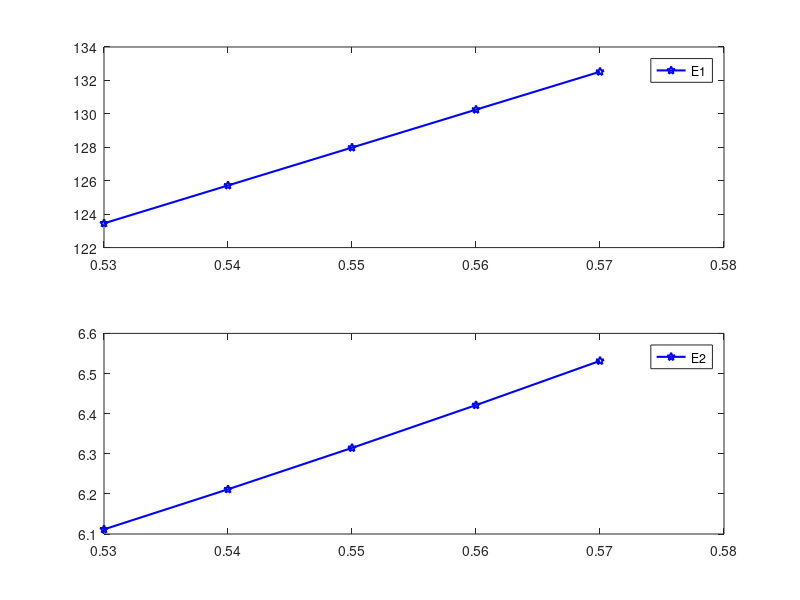
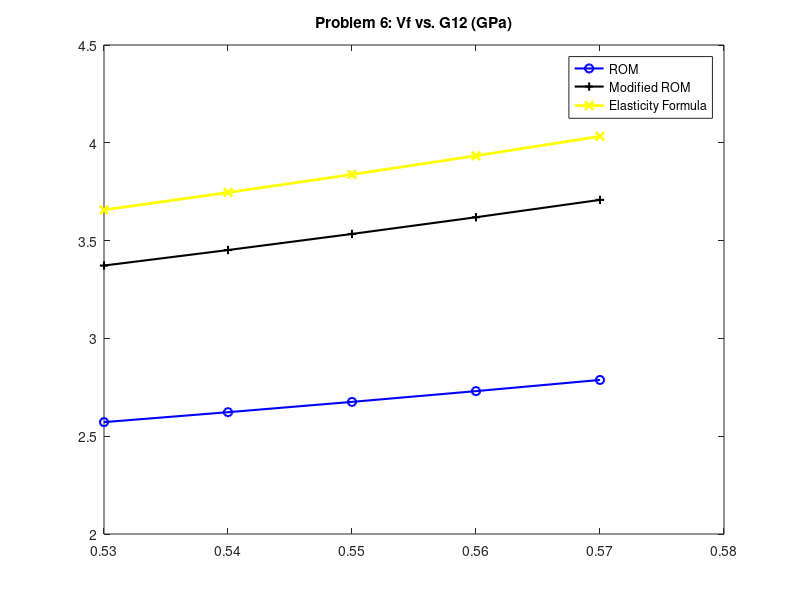
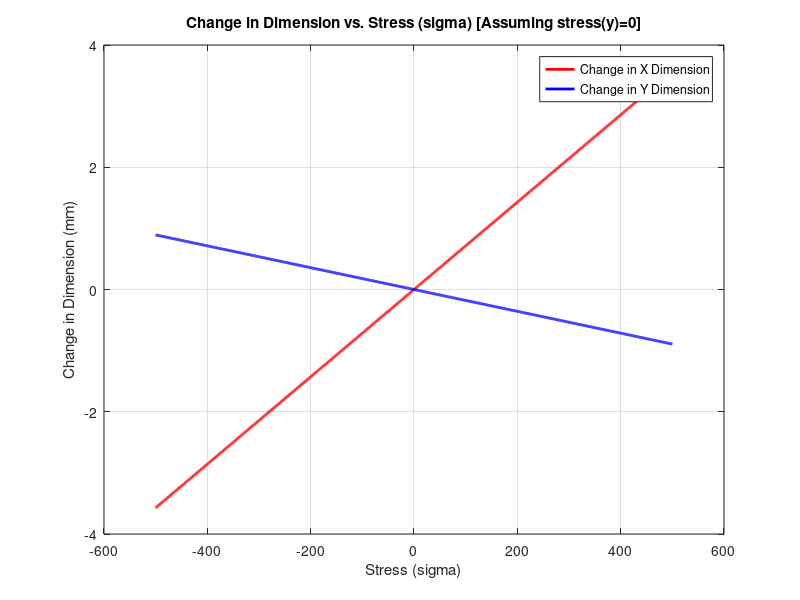

Write MATLAB code to recreate these figures, in order.
% %%                               AF 6                                    %%
clc

fprintf('\n');
disp('Materiales Compuestos 2')
disp('EMC');
disp('Jesus Antonio Ramirez Alpizar - 2077851');
disp('Fecha: 02 / Octubre / 2024');
fprintf('\n');    

disp('Universidad Autonoma de Nuevo Leon');
disp('Facultad de Ingenieria Mecanica y Electrica');
disp('Instructor: Israel De Santiago Talavera')
disp('Ciclo: Ago-Dic 2024');
disp('Grupo: 001');
disp('Horario: Viernes V4 - V6');
fprintf('\n\n\n');
disp('---------------------------------------------------');
fprintf('\n\n\n');

close all

%% Problem 5 %%
clear
Ef1 = 230E9; % Pa
Ef2 = 25E9; % Pa
nuf12 = 0.22;
Em = 3.3E9; % Pa
num = 0.35;
Vf = 0.53:0.01:0.57;
Vm = 1-Vf;

% The simple rule-of-mixtures formula:
% inv(E2) = Vf / Ef2 + Vm / Em
E2 = 1./(Vf./Ef2 + Vm./Em).*1e-09; % GPa

E1 = (Ef1.*Vf + Em.*Vm).*1e-09; % GPa


figure('Name', 'Problem 5');
subplot(2,1,1)
plot(Vf,E1,'b-', 'LineWidth', 1.5,'Marker', 'pentagram')
hold on
legend('E1')

subplot(2,1,2)
plot(Vf,E2,'b-', 'LineWidth', 1.5,'Marker', 'pentagram')
legend('E2')

disp('Problema 5')
fprintf('Para Vf = %.2f\n',Vf(2))
fprintf('E1 = %.4f GPa\n',E1(2))
fprintf('E2 = %.4f GPa\n\n\n\n',E2(2))


%% Problema 6
clear
Gf12 = 28.3E9; %GPa
Gm = 1.27E9; %GPa
Vf = 0.53:0.01:0.57;
Vm = 1-Vf;

% (a) The simple rule-of-mixtures formula:
% inv(G12) = Vf / Gf12 + Vm / Gm
G12a = 1 ./ (Vf./Gf12 + Vm./Gm).*1E-09; % GPa

% (b) The modified rule-of-mixtures formula with etaPrime = 0.6.
% inv(G12) = (Vf / Gf12 + etaPrime*Vm / Gm) / (Vf + etaPrime*Vm)
etaPrime = 0.6;
G12b = (1./((Vf./Gf12 + etaPrime.*Vm./Gm) ./ (Vf + etaPrime.*Vm))).*1E-9; % GPa

% (c) The elasticity formula.
G12c = Gm .* ((Gm + Gf12) - Vf.*(Gm - Gf12)) ./ ((Gm + Gf12) + Vf .* (Gm - Gf12)) .* 1E-09; % GPa

figure('Name', 'Problem 6');
plot(Vf,G12a,'b-', 'LineWidth', 1.5,'Marker', 'o')
hold on
plot(Vf,G12b,'k-', 'LineWidth', 1.5,'Marker', '+')
plot(Vf,G12c,'y-', 'LineWidth', 2,'Marker', 'x')
legend('ROM','Modified ROM','Elasticity Formula')
title 'Problem 6: Vf vs. G12 (GPa)'

selInd = length(Vf);
disp('Problema 6')
fprintf('Las condiciones se cumplen en las 3 aproximaciones cuando Vf = %.2f\n',Vf(selInd))
fprintf('ROM -> %.4f\n',G12a(selInd))
fprintf('Modified ROM -> %.4f\n',G12b(selInd))
fprintf('Elasticity formula -> %.4f\n\n\n\n\n',G12c(selInd))

%% Problema 7
clear
E1 = 181E09;   % Pa
E2 = 10.30E09; % Pa 
% E3 = E2;       % Transverse modulus E3 (Pa)
nu12 = 0.28;
G12 = 7.17E09; % Pa

sigmaX = 230E06;   % Pa
sigmaY = -50E06;   % Pa
tauXY =  -45E06;   % Pa
sigma = [sigmaX; sigmaY; tauXY]; % Stress tensor (Pa)

% nu21 = E2 / E1 * nu12; % Poisson's ratio nu21

thetaDeg = 0;                         % Orientation angles (Deg)
theta = deg2rad(thetaDeg);            % Orientation angles (Rad)

% Calculate the reduced compliance matrix
S = [1/E1     -nu12/E1  0; ...
    -nu12/E1  1/E2      0; ...
    0         0         1/G12]; % Compliance matrix (1/Pa)

m = cos(theta); % Sine of the orientation angle
n = sin(theta); % Cosine of the orientation angle
    
T = [m.^2,   n.^2,   2.*m.*n; 
         n.^2,   m.^2,  -2.*m.*n; 
        -m.*n,   m.*n,   m.^2-n.^2]; % Transformation matrix

S1 = T \ (S * T); % Transformed compliance matrix (1/Pa)
epsilon = S1*sigma; % Strain tensor (Pa)

% The strain in the 1-2 coordinate are:
disp('Problem 7')
disp('Results:');
disp('For the given stresses, the strain in the 1-2 cordinates are');
disp(['The strain in the x dimension of the element is ', num2str(epsilon(1, 1), '%.4f')]);
disp(['The strain in the y dimension of the element is ', num2str(epsilon(2, 1), '%.4f')]);
disp(['The GammaXY for the element is ', num2str(epsilon(3, 1), '%.4f')]);
fprintf('\n\n');

msg = sprintf('For the given stresses, the strain in the 1-2 cordinates are:\n');
msg = [msg, sprintf('The strain in the x dimension of the element is %.4f.\n',epsilon(1, 1))];
msg = [msg, sprintf('The strain in the y dimension of the element is %.4f.\n',epsilon(2, 1))];
msg = [msg, sprintf('The GammaXY for the element is %.4f MPa.\n\n\n\n', epsilon(3, 1))];
msgbox(msg, 'EMC - Problem 7');


%% Problema 8
clear
l = 0.5;    % Initial length (m)
sigmaX = -500E06:1E06:500E06; % Stress in the x-direction (Pa)
sigma = [sigmaX; zeros(length(sigmaX),1)'; zeros(length(sigmaX),1)']; % Stress tensor (Pa)
% (a) the fibers are aligned along the x-axis.
thetaA = 0; % Orientation angle 1 (deg)

thetaDeg = thetaA;  % Orientation angles (deg)
theta = deg2rad(thetaDeg);            % Orientation angles (rad)

% Material characteristics
E1 = 70E09;    % Longitudinal modulus E1 (Pa)
E2 = 4E09;     % Transverse modulus E2 (Pa)
% E3 = E2;       % Transverse modulus E3 (Pa)
nu12 = 0.25;  % Poisson's ratio nu12
% nu13 = nu12;   % Poisson's ratio nu13

% nu21 = E2 / E1 * nu12; % Poisson's ratio nu21
G12 = 1;

% Calculate the reduced compliance matrix
S = [1/E1     -nu12/E1  0; ...
    -nu12/E1  1/E2      0; ...
    0         0         1/G12]; % Compliance matrix (1/Pa)

m = cos(theta); % Sine of the orientation angle
n = sin(theta); % Cosine of the orientation angle
epsilon = zeros(3,length(sigmaX)); % Strain tensor (Pa) 

for i = 1:length(sigmaX)
    T = [m.^2,   n.^2,   2.*m.*n; 
         n.^2,   m.^2,  -2.*m.*n; 
        -m.*n,   m.*n,   m.^2-n.^2]; % Transformation matrix

    S1 = T \ (S * T); % Transformed compliance matrix (1/Pa)
    epsilon(:, i) = S1*sigma(:,i); % Strain tensor (Pa)
end

% Calculate the changes in the 50-mm dimensions of the element
deltaX = zeros(1,length(sigmaX));
deltaY = zeros(1,length(sigmaX));
deltaX(1, :) = (epsilon(1, :) * l) * 1E3; % Change in the x dimension (mm)
deltaY(2, :) = (epsilon(2, :) * l) * 1E3; % Change in the y dimension (mm)

if length(sigmaX) <= 6
    msg = cell(1, length(theta) * 5);
    msg{1} = sprintf('AF6 - Problem 1\n\n');
    for i = 1:length(sigmaX)
        disp(['For a stress of ', num2str(sigmaX(i).*1E-6, '%.1f'), ' MPa:']);
        disp(['The change in the x dimension of the element is ', num2str(deltaX(1, i), '%.4f'), ' mm.']);
        disp(['The change in the y dimension of the element is ', num2str(deltaY(2, i), '%.4f'), ' mm.']);
        disp(['The Gamma XY for the element is ', num2str(epsilon(3, i), '%.4f')]);
        fprintf('\n\n');
    
        msg{5 * (i - 1) + 2} = sprintf('For the orientation angle of %.1f MPa:', sigmaX(i)*1E-6);
        msg{5 * (i - 1) + 3} = sprintf('\nThe change in the x dimension of the element is %.4f mm.', deltaX(1, i));
        msg{5 * (i - 1) + 4} = sprintf('\nThe change in the y dimension of the element is %.4f mm.', deltaY(2, i));
        msg{5 * (i - 1) + 5} = sprintf('\nThe Gamma XY for the element is %.4f\n\n', epsilon(3, i));
    end
    msgbox(msg, 'Problem 8');
else
    
    % Plot changes in direction in function of angle
    figure('Name', 'Problem 8 - Change in Dimension vs. stress (sigma) [Assuming stress(y)=0]')
    % set(gcf, 'Position', get(0, 'Screensize'));
    plot(sigmaX*1E-6, deltaX(1, :), 'r', 'LineWidth', 2);
    hold on
    plot(sigmaX*1E-6, deltaY(2, :), 'b', 'LineWidth', 2);
    xlabel('Stress (sigma)');
    ylabel('Change in Dimension (mm)');
    title('Change in Dimension vs. Stress (sigma) [Assuming stress(y)=0]');
    legend('Change in X Dimension', 'Change in Y Dimension');
    grid on
end


%% Problema 8a
clear
L = 0.5;    % Initial length (m)

% (a) the fibers are aligned along the x-axis.
thetaA = 0; % Orientation angle 1 (deg)

thetaDeg = thetaA;  % Orientation angles (deg)
theta = deg2rad(thetaDeg);            % Orientation angles (rad)

% Material characteristics
E1 = 70E09;    % Longitudinal modulus E1 (Pa)
E2 = 4E09;     % Transverse modulus E2 (Pa)
% E3 = E2;       % Transverse modulus E3 (Pa)
nu12 = 0.25;  % Poisson's ratio nu12
% nu13 = nu12;   % Poisson's ratio nu13

% nu21 = E2 / E1 * nu12; % Poisson's ratio nu21

G12 = 1;

% Calculate the reduced compliance matrix
S = [1/E1     -nu12/E1  0; ...
    -nu12/E1  1/E2      0; ...
    0         0         1/G12]; % Compliance matrix (1/Pa)

m = cos(theta); % Sine of the orientation angle
n = sin(theta); % Cosine of the orientation angle

Delta1 = 2.329e-3;
Delta2 = -.291e-3;

%Deformacion unitaria
epsilon1=Delta1/L;
epsilon2=(Delta2*2)/L;
Gamma12=0;
epsilon = [epsilon1 epsilon2 Gamma12];

T = [m.^2,   n.^2,   2.*m.*n; 
     n.^2,   m.^2,  -2.*m.*n; 
    -m.*n,   m.*n,   m.^2-n.^2]; % Transformation matrix

S1 = T \ (S * T); % Transformed compliance matrix (1/Pa)
sigma = epsilon / S1;

disp('Problem 8')
disp('Results:');
    
disp('For the given deformation:');
disp(['The stress in the x dimension of the element is ', num2str(sigma(1, 1)*1e-6, '%.4f'), ' MPa.']);
disp(['The stress in the y dimension of the element is ', num2str(sigma(1, 2)*1e-6, '%.4f'), ' MPa.']);
disp(['The Tau for the element is ', num2str(sigma(1, 3), '%.4f') ' MPa.']);
fprintf('\n\n');

msg = sprintf('For the given deformation:\n');
msg = [msg, sprintf('The stress in the x dimension of the element is %.4f MPa.\n',sigma(1, 1)*1e-6)];
msg = [msg, sprintf('The stress in the y dimension of the element is %.4f MPa.\n',sigma(1, 2)*1e-6)];
msg = [msg, sprintf('The Tau for the element is %.4f MPa.\n\n\n\n', sigma(1, 3))];
msgbox(msg, 'EMC - Problem 8');


%% Problema 9
clear
l = 0.5;    % Initial length (m)
sigma = [230e6; 0; 0]; % MPa
% (a) the fibers are aligned along the x-axis.
thetaA = 20; % Orientation angle 1 (deg)

thetaDeg = thetaA;  % Orientation angles (deg)
theta = deg2rad(thetaDeg);            % Orientation angles (rad)

% Material characteristics
E1 = 63.6E09;    % Longitudinal modulus E1 (Pa)
E2 = 3.5E09;     % Transverse modulus E2 (Pa)
E3 = E2;       % Transverse modulus E3 (Pa)
nu12 = 0.254;  % Poisson's ratio nu12
nu13 = nu12;   % Poisson's ratio nu13

nu21 = E2 / E1 * nu12; % Poisson's ratio nu21

%Assumed shear modulus of matrix
Gm = 1.27E09;   % Shear modulus of the matrix material in Pascals (Pa)
% Assuming Vf = 0.55
Vf = 0.55;   % Volume fraction of the fiber material
Vm = 1 - Vf; % Volume fraction of the matrix material
G12 = 1 / (Vf/E2 + Vm/Gm); % Shear modulus G12 (Pa)

% Calculate the reduced compliance matrix
S = [1/E1     -nu12/E1  0; ...
    -nu12/E1  1/E2      0; ...
    0         0         1/G12]; % Compliance matrix (1/Pa)

m = cos(theta); % Sine of the orientation angle
n = sin(theta); % Cosine of the orientation angle


T = [m.^2,   n.^2,   2.*m.*n; 
     n.^2,   m.^2,  -2.*m.*n; 
    -m.*n,   m.*n,   m.^2-n.^2]; % Transformation matrix

S1 = T \ (S * T); % Transformed compliance matrix (1/Pa)
epsilon = S1*sigma; % Strain tensor (Pa)

deltaX = (epsilon(1, 1) * l + l) * 1e03; % Change in the x dimension (mm)
deltaY = (epsilon(2, 1) * l + l) * 1e03; % Change in the y dimension (mm)



disp('Problem 9')
disp('Results:');
disp(['For Kevlar, assuming: Gm = 1.27Gpa, Ef = E2 Vf = 0.55 :']);
disp(['The change in the x dimension of the element is ', num2str(deltaX, '%.4f'), ' mm.']);
disp(['The change in the y dimension of the element is ', num2str(deltaY, '%.4f'), ' mm.']);
disp(['The Gamma XY for the element is ', num2str(epsilon(3, 1), '%.4f')]);
fprintf('\n\n');